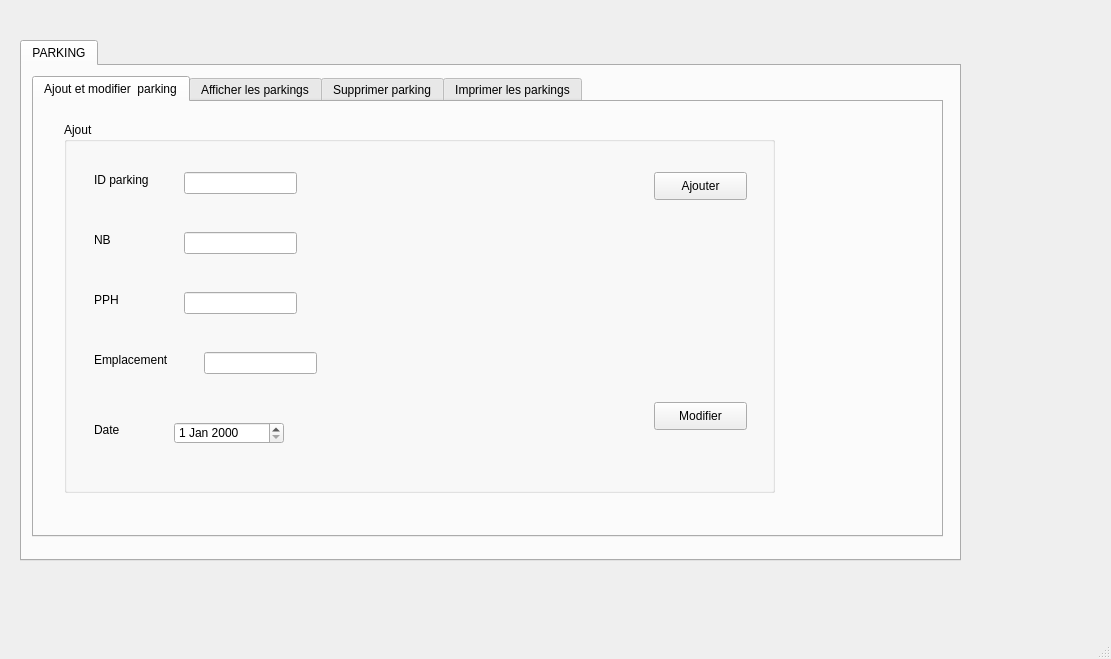
<?xml version="1.0" encoding="UTF-8"?>
<ui version="4.0">
 <class>MainWindow2</class>
 <widget class="QMainWindow" name="MainWindow2">
  <property name="geometry">
   <rect>
    <x>0</x>
    <y>0</y>
    <width>1111</width>
    <height>659</height>
   </rect>
  </property>
  <property name="windowTitle">
   <string>MainWindow2</string>
  </property>
  <widget class="QWidget" name="centralwidget">
   <widget class="QTabWidget" name="tabWidget">
    <property name="geometry">
     <rect>
      <x>20</x>
      <y>40</y>
      <width>941</width>
      <height>521</height>
     </rect>
    </property>
    <property name="currentIndex">
     <number>0</number>
    </property>
    <widget class="QWidget" name="tab">
     <attribute name="title">
      <string>PARKING</string>
     </attribute>
     <widget class="QTabWidget" name="tabWidget_2">
      <property name="geometry">
       <rect>
        <x>10</x>
        <y>10</y>
        <width>911</width>
        <height>461</height>
       </rect>
      </property>
      <property name="currentIndex">
       <number>0</number>
      </property>
      <widget class="QWidget" name="tab_2">
       <attribute name="title">
        <string>Ajout et modifier  parking</string>
       </attribute>
       <widget class="QGroupBox" name="groupBox">
        <property name="geometry">
         <rect>
          <x>30</x>
          <y>20</y>
          <width>711</width>
          <height>371</height>
         </rect>
        </property>
        <property name="title">
         <string>Ajout</string>
        </property>
        <widget class="QPushButton" name="ajout_pk">
         <property name="geometry">
          <rect>
           <x>590</x>
           <y>50</y>
           <width>93</width>
           <height>28</height>
          </rect>
         </property>
         <property name="text">
          <string>Ajouter</string>
         </property>
        </widget>
        <widget class="QPushButton" name="modifier_pk">
         <property name="geometry">
          <rect>
           <x>590</x>
           <y>280</y>
           <width>93</width>
           <height>28</height>
          </rect>
         </property>
         <property name="text">
          <string>Modifier</string>
         </property>
        </widget>
        <widget class="QLabel" name="label">
         <property name="geometry">
          <rect>
           <x>30</x>
           <y>50</y>
           <width>71</width>
           <height>16</height>
          </rect>
         </property>
         <property name="text">
          <string>ID parking</string>
         </property>
        </widget>
        <widget class="QLabel" name="label_2">
         <property name="geometry">
          <rect>
           <x>30</x>
           <y>110</y>
           <width>56</width>
           <height>16</height>
          </rect>
         </property>
         <property name="text">
          <string>NB</string>
         </property>
        </widget>
        <widget class="QLabel" name="label_3">
         <property name="geometry">
          <rect>
           <x>30</x>
           <y>170</y>
           <width>56</width>
           <height>16</height>
          </rect>
         </property>
         <property name="text">
          <string>PPH</string>
         </property>
        </widget>
        <widget class="QLabel" name="label_4">
         <property name="geometry">
          <rect>
           <x>30</x>
           <y>230</y>
           <width>81</width>
           <height>16</height>
          </rect>
         </property>
         <property name="text">
          <string>Emplacement</string>
         </property>
        </widget>
        <widget class="QLabel" name="label_5">
         <property name="geometry">
          <rect>
           <x>30</x>
           <y>300</y>
           <width>56</width>
           <height>16</height>
          </rect>
         </property>
         <property name="text">
          <string>Date</string>
         </property>
        </widget>
        <widget class="QLineEdit" name="id_pk">
         <property name="geometry">
          <rect>
           <x>120</x>
           <y>50</y>
           <width>113</width>
           <height>22</height>
          </rect>
         </property>
        </widget>
        <widget class="QLineEdit" name="nb_pk">
         <property name="geometry">
          <rect>
           <x>120</x>
           <y>110</y>
           <width>113</width>
           <height>22</height>
          </rect>
         </property>
        </widget>
        <widget class="QLineEdit" name="pph_pk">
         <property name="geometry">
          <rect>
           <x>120</x>
           <y>170</y>
           <width>113</width>
           <height>22</height>
          </rect>
         </property>
        </widget>
        <widget class="QLineEdit" name="empc_pk">
         <property name="geometry">
          <rect>
           <x>140</x>
           <y>230</y>
           <width>113</width>
           <height>22</height>
          </rect>
         </property>
        </widget>
        <widget class="QDateEdit" name="date_pk">
         <property name="geometry">
          <rect>
           <x>110</x>
           <y>300</y>
           <width>110</width>
           <height>22</height>
          </rect>
         </property>
        </widget>
       </widget>
      </widget>
      <widget class="QWidget" name="tab_3">
       <attribute name="title">
        <string>Afficher les parkings</string>
       </attribute>
       <widget class="QTableView" name="tabparking">
        <property name="geometry">
         <rect>
          <x>10</x>
          <y>90</y>
          <width>681</width>
          <height>331</height>
         </rect>
        </property>
       </widget>
       <widget class="QPushButton" name="pushButton_2">
        <property name="geometry">
         <rect>
          <x>710</x>
          <y>100</y>
          <width>93</width>
          <height>28</height>
         </rect>
        </property>
        <property name="text">
         <string>TRIEE</string>
        </property>
       </widget>
       <widget class="QPushButton" name="pushButton_3">
        <property name="geometry">
         <rect>
          <x>290</x>
          <y>20</y>
          <width>93</width>
          <height>28</height>
         </rect>
        </property>
        <property name="text">
         <string>Rechercher</string>
        </property>
       </widget>
       <widget class="QLabel" name="label_7">
        <property name="geometry">
         <rect>
          <x>30</x>
          <y>30</y>
          <width>71</width>
          <height>16</height>
         </rect>
        </property>
        <property name="text">
         <string>ID parking</string>
        </property>
       </widget>
       <widget class="QLineEdit" name="id_rech">
        <property name="geometry">
         <rect>
          <x>130</x>
          <y>30</y>
          <width>113</width>
          <height>22</height>
         </rect>
        </property>
       </widget>
      </widget>
      <widget class="QWidget" name="tab_4">
       <attribute name="title">
        <string>Supprimer parking</string>
       </attribute>
       <widget class="QGroupBox" name="groupBox_2">
        <property name="geometry">
         <rect>
          <x>70</x>
          <y>50</y>
          <width>701</width>
          <height>291</height>
         </rect>
        </property>
        <property name="title">
         <string>Supprission</string>
        </property>
        <widget class="QLabel" name="label_6">
         <property name="geometry">
          <rect>
           <x>70</x>
           <y>100</y>
           <width>81</width>
           <height>16</height>
          </rect>
         </property>
         <property name="text">
          <string>ID parking</string>
         </property>
        </widget>
        <widget class="QLineEdit" name="id_sup">
         <property name="geometry">
          <rect>
           <x>220</x>
           <y>100</y>
           <width>113</width>
           <height>22</height>
          </rect>
         </property>
        </widget>
        <widget class="QPushButton" name="pushButton">
         <property name="geometry">
          <rect>
           <x>230</x>
           <y>190</y>
           <width>93</width>
           <height>28</height>
          </rect>
         </property>
         <property name="text">
          <string>Supprimer</string>
         </property>
        </widget>
       </widget>
      </widget>
      <widget class="QWidget" name="tab_5">
       <attribute name="title">
        <string>Imprimer les parkings</string>
       </attribute>
       <widget class="QTextEdit" name="impc">
        <property name="geometry">
         <rect>
          <x>20</x>
          <y>40</y>
          <width>711</width>
          <height>351</height>
         </rect>
        </property>
       </widget>
       <widget class="QPushButton" name="imprimer">
        <property name="geometry">
         <rect>
          <x>750</x>
          <y>40</y>
          <width>93</width>
          <height>28</height>
         </rect>
        </property>
        <property name="text">
         <string>imprimer</string>
        </property>
       </widget>
      </widget>
     </widget>
    </widget>
   </widget>
  </widget>
  <widget class="QMenuBar" name="menubar">
   <property name="geometry">
    <rect>
     <x>0</x>
     <y>0</y>
     <width>1111</width>
     <height>26</height>
    </rect>
   </property>
  </widget>
  <widget class="QStatusBar" name="statusbar"/>
 </widget>
 <resources/>
 <connections/>
</ui>
